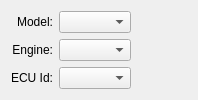
<ui version="4.0" >
 <class>PreferencePageALDLProtocol</class>
 <widget class="QWidget" name="PreferencePageALDLProtocol" >
  <property name="geometry" >
   <rect>
    <x>0</x>
    <y>0</y>
    <width>198</width>
    <height>96</height>
   </rect>
  </property>
  <property name="windowTitle" >
   <string>PreferencePageALDLProtocol</string>
  </property>
  <layout class="QGridLayout" name="gridLayout" >
   <item row="0" column="0" >
    <widget class="QLabel" name="label_2" >
     <property name="text" >
      <string>Model:</string>
     </property>
     <property name="alignment" >
      <set>Qt::AlignRight|Qt::AlignTrailing|Qt::AlignVCenter</set>
     </property>
    </widget>
   </item>
   <item row="0" column="1" >
    <widget class="QComboBox" name="_model" />
   </item>
   <item row="1" column="0" >
    <widget class="QLabel" name="label_3" >
     <property name="text" >
      <string>Engine:</string>
     </property>
     <property name="alignment" >
      <set>Qt::AlignRight|Qt::AlignTrailing|Qt::AlignVCenter</set>
     </property>
    </widget>
   </item>
   <item row="1" column="1" >
    <widget class="QComboBox" name="_engine" />
   </item>
   <item row="1" column="2" >
    <spacer name="horizontalSpacer_2" >
     <property name="orientation" >
      <enum>Qt::Horizontal</enum>
     </property>
     <property name="sizeHint" stdset="0" >
      <size>
       <width>40</width>
       <height>20</height>
      </size>
     </property>
    </spacer>
   </item>
   <item row="2" column="0" >
    <widget class="QLabel" name="label_4" >
     <property name="text" >
      <string>ECU Id:</string>
     </property>
     <property name="alignment" >
      <set>Qt::AlignRight|Qt::AlignTrailing|Qt::AlignVCenter</set>
     </property>
    </widget>
   </item>
   <item row="2" column="1" >
    <widget class="QComboBox" name="_ecuId" />
   </item>
   <item row="3" column="1" >
    <spacer name="verticalSpacer" >
     <property name="orientation" >
      <enum>Qt::Vertical</enum>
     </property>
     <property name="sizeHint" stdset="0" >
      <size>
       <width>20</width>
       <height>0</height>
      </size>
     </property>
    </spacer>
   </item>
  </layout>
 </widget>
 <resources/>
 <connections/>
</ui>
